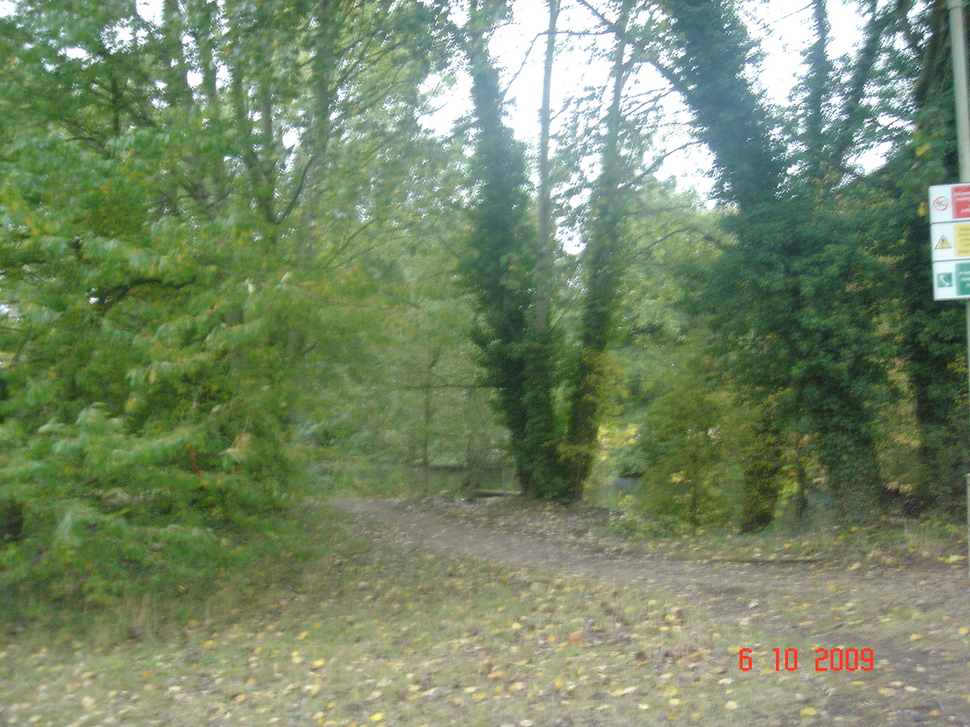
%> input picture MATLAB/Day10/blurred wood.bmp, 970 x 727 px, shrunk from 1280 x 960 before the run
$ octave test3.m   (GNU Octave 9; MATLAB toolbox functions it lacks are replaced by stand-ins)
%> lines starting %> are read from the running program, lines starting %| are printed output that depends on the picture
%% ============================================================
%  图像复原算法：运动模糊复原
%  适用：图1（模糊树林图像）
%% ============================================================

clear; clc; close all;

% 读取图像
I_blur = imread("blurred wood.bmp");  % 模糊图
%> I_blur is the input picture: size 727x970x3 uint8; mean R, G, B 118.2, 135.8, 104.2
I_blur = im2double(I_blur);
%> I_blur: size 727x970x3 double

% 若为彩色，分别处理RGB通道或转灰度
if size(I_blur, 3) == 3
    % 方法1：转灰度
    % I_blur = rgb2gray(I_blur);

    % 方法2：分别处理每个通道（效果更好）
    I_blur_R = I_blur(:,:,1);
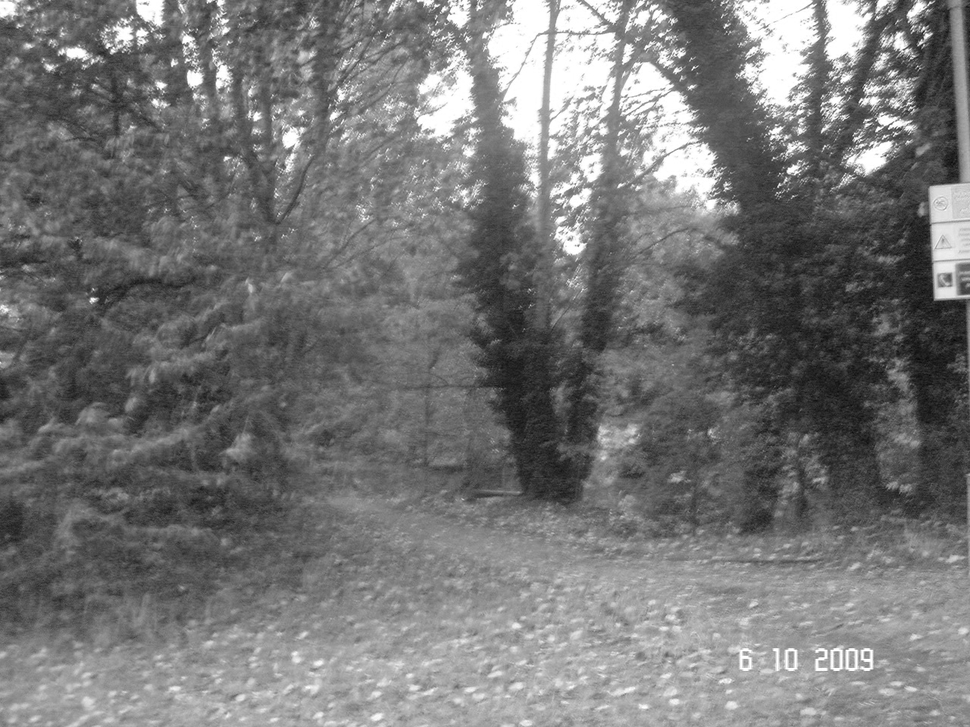
%> I_blur_R: size 727x970 double; min 0.0235, max 1, mean 0.463
    I_blur_G = I_blur(:,:,2);
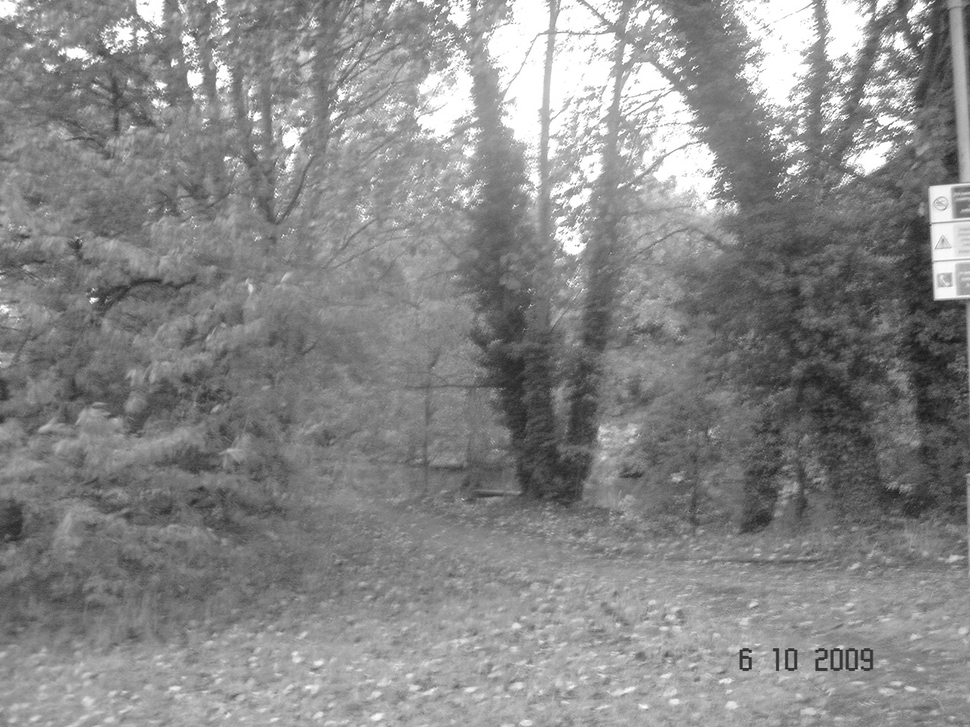
%> I_blur_G: size 727x970 double; min 0.0941, max 1, mean 0.532
    I_blur_B = I_blur(:,:,3);
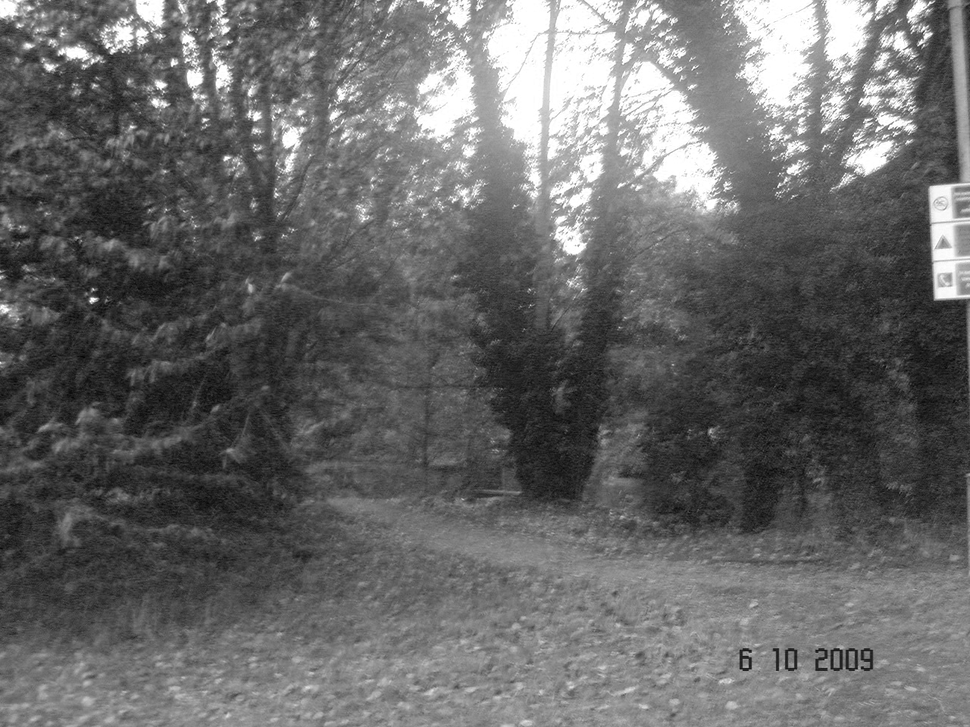
%> I_blur_B: size 727x970 double; min 0.0196, max 1, mean 0.409

    % 对每个通道复原
    I_restored_R = restore_channel(I_blur_R);
    I_restored_G = restore_channel(I_blur_G);
%> in restore_channel (call 2), `I_restored = imadjust(I_restored, stretchlim(I_restored), []);`:
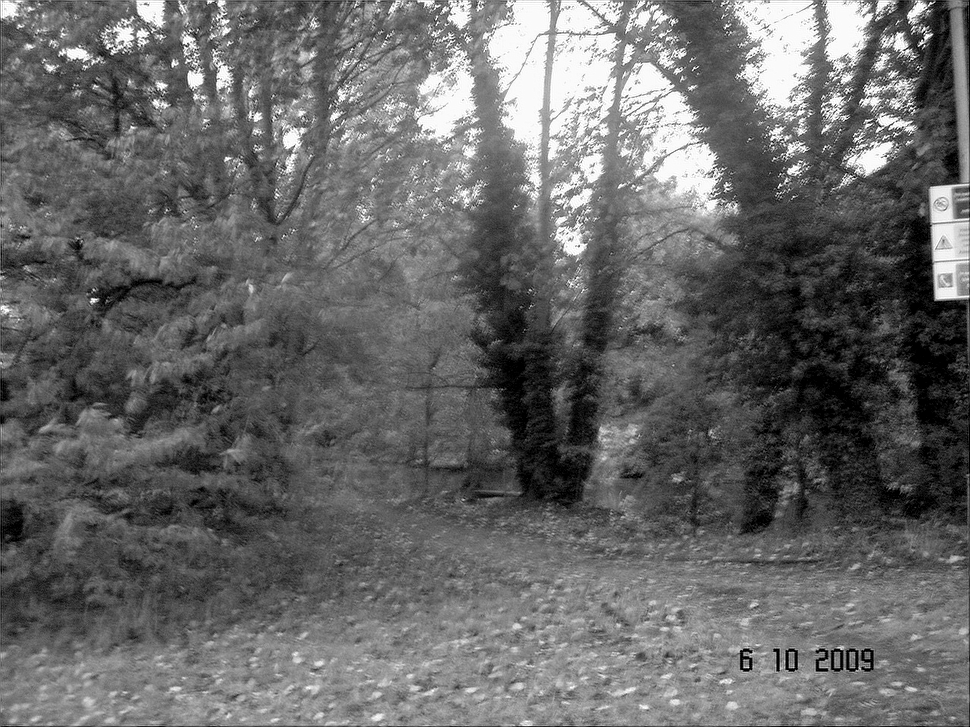
%> I_restored: size 727x970 double; min 0, max 1, mean 0.408
    I_restored_B = restore_channel(I_blur_B);
%> in restore_channel (call 3), `I_restored = max(0, min(1, I_restored));`:
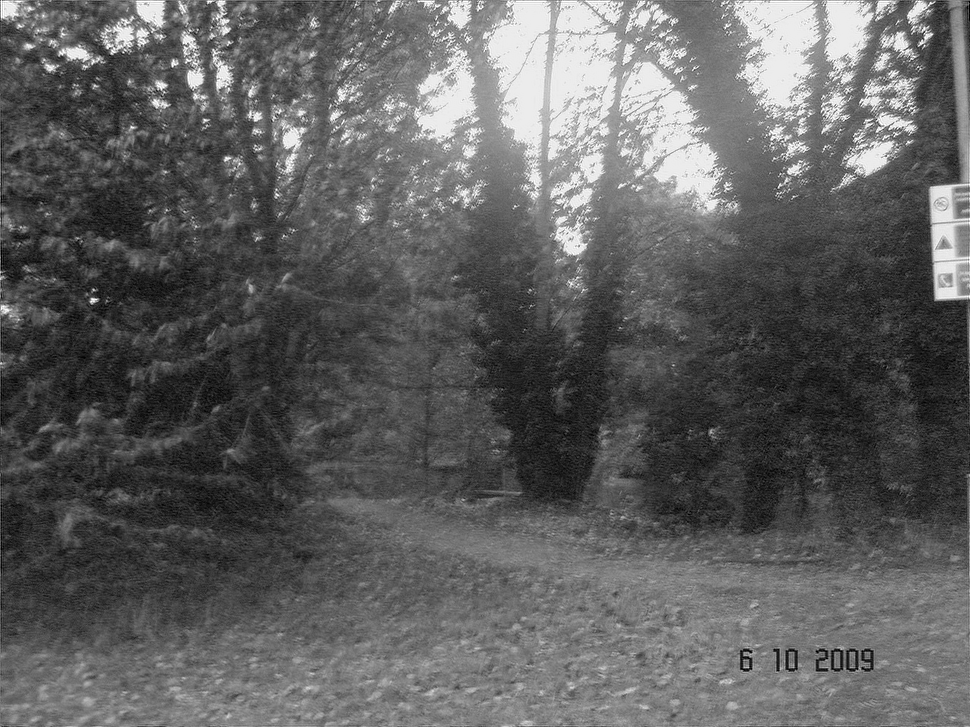
%> I_restored: size 727x970 double; min 0, max 1, mean 0.378

    I_restored = cat(3, I_restored_R, I_restored_G, I_restored_B);
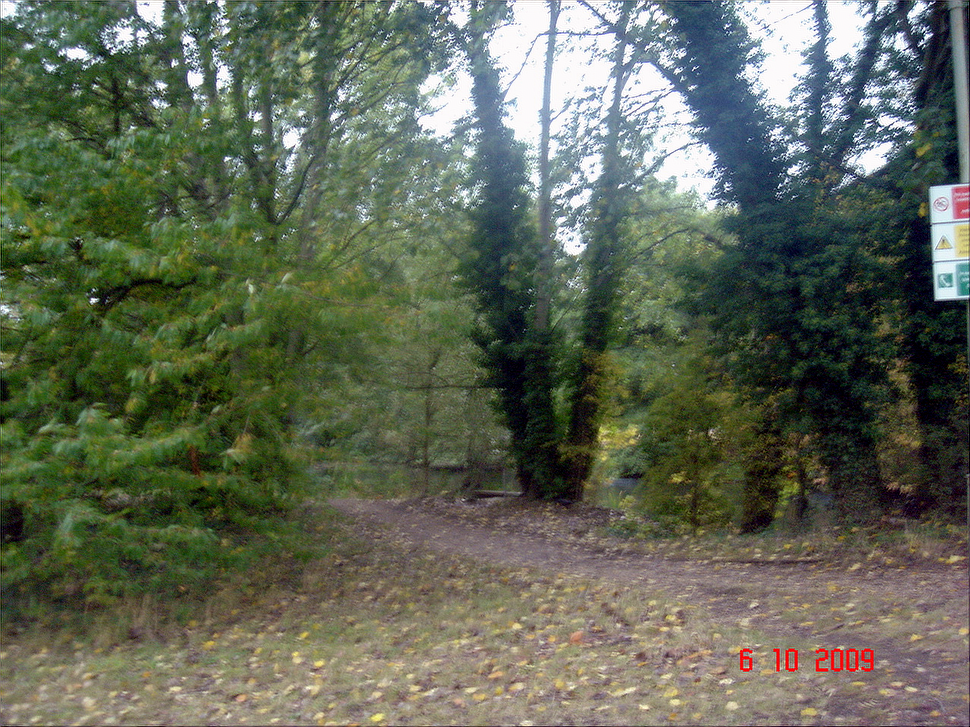
%> I_restored: size 727x970x3 double; mean R, G, B 0.38, 0.408, 0.341
else
    I_restored = restore_channel(I_blur);
end

%% 结果显示
figure('Name', '图像复原结果');
if size(I_blur, 3) == 3
    subplot(1,2,1); imshow(I_blur); title('模糊图像');
    subplot(1,2,2); imshow(I_restored); title('维纳滤波复原');
else
    subplot(1,2,1); imshow(I_blur, []); title('模糊图像');
    subplot(1,2,2); imshow(I_restored, []); title('维纳滤波复原');
end

%% 保存结果
imwrite(I_restored, 'forest_restored.png');

%% ============================================================
%  复原函数：对单通道进行维纳滤波
%% ============================================================
function I_restored = restore_channel(I_blur)
    [M, N] = size(I_blur);

    %% Step 1: 估计运动模糊PSF（点扩散函数）
    % 观察模糊方向：树林图看起来是水平或略微倾斜的运动模糊
    % 参数：LEN=运动长度，THETA=运动角度（度）

    LEN = 3;      % 模糊长度，需要根据图像调整！
    THETA = 45;     % 模糊角度，0=水平，90=垂直，根据实际调整！

    PSF = fspecial('motion', LEN, THETA);

    %% Step 2: 使用维纳滤波复原
    % 维纳滤波公式：F(u,v) = [1/H(u,v)] * [|H|^2 / (|H|^2 + K)] * G(u,v)
    % K: 噪声与信号功率比，需要调参

    % 方法1：deconvwnr 自动估计
    % I_restored = deconvwnr(I_blur, PSF);

    % 方法2：手动指定噪声功率比（通常效果更好）
    NSR = 0.08;  % 噪声信号比，需要根据图像调整！范围：0.001~0.1
    I_restored = deconvwnr(I_blur, PSF, NSR);

    %% Step 3: 约束处理（防止振铃和越界）
    I_restored = max(0, min(1, I_restored));  % 裁剪到[0,1]

    %% 可选：Lucy-Richardson 迭代去卷积（如果维纳效果不佳）
    % I_restored = deconvlucy(I_blur, PSF, 10);

    %% 可选：后处理 — 去除振铃
    I_restored = edgetaper(I_restored, PSF);

    %% Step 4: 对比度增强
    I_restored = imadjust(I_restored, stretchlim(I_restored), []);
end
